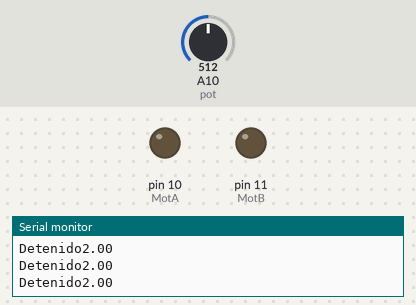
Simulated run of this sketch. Board: Arduino Mega 2560, built with avr-gcc and run on an emulated ATmega2560. Shown: output pins drawn as LEDs (lit = HIGH), the last lines printed to the serial monitor. The inputs (shaded band) are chosen by the test bench; at power-on: A10 (pot) = 512.

Above: at 1.2 s.
1.3 s: A10 (pot) set to 596
4.3 s: A10 (pot) set to 629
At 4.9 s:
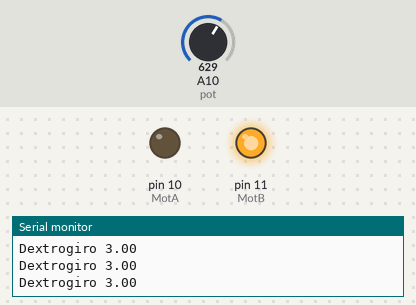
5.8 s: A10 (pot) set to 306
At 6.1 s:
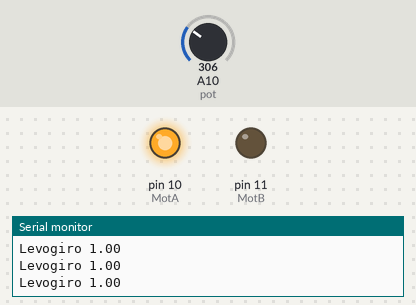
7.3 s: A10 (pot) set to 399
8.8 s: A10 (pot) set to 422
At 10.0 s:
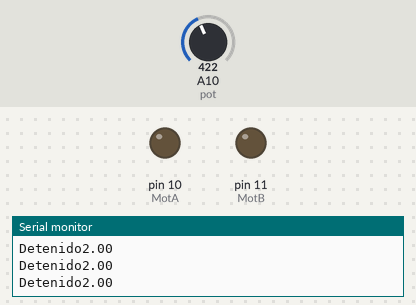
Timing chart, 0 to 11.8 s (numbered marks = the images above; inputs shaded):
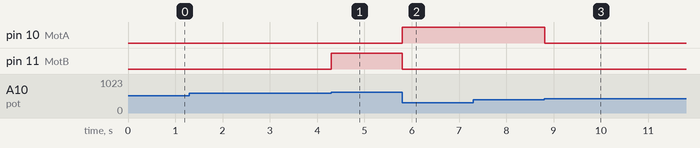

The sketch:

P5A2-ControlGiro.ino
```cpp
#include <Wire.h>
#define MotA 10
#define MotB 11
#define pot A10

float pote, potencia;

void setup() {
  pinMode(MotA,OUTPUT);
  pinMode(MotB,OUTPUT);
  Serial.begin(9600);
}

void loop() {
  pote=analogRead(pot);
  potencia = map(pote,0, 1023, 0, 5);
  if(potencia<=5 && potencia>=3){
    Dextrogiro();
    }else{
      if(potencia<3 && potencia>=2){
        Detenido();
        }else{
          Levogiro();
        }
      }
   Serial.println(potencia);
}

void Levogiro(){
  digitalWrite(MotA, HIGH);
  digitalWrite(MotB, LOW);
  Serial.print("Levogiro ");
}

void Detenido(){
  digitalWrite(MotA, LOW);
  digitalWrite(MotB, LOW);
  Serial.print("Detenido");
}

void Dextrogiro(){
  digitalWrite(MotA, LOW);
  digitalWrite(MotB, HIGH);
  Serial.print("Dextrogiro ");
}
```

Measured:
- the behaviour switches between 613 and 614 on A10 (pot) (found by bisection; images 0 and 1)
- the behaviour switches between 409 and 410 on A10 (pot) (found by bisection; images 2 and 3)
- after the input at 4.3 s, pin 11 (MotB): LOW → HIGH at once
- after the input at 5.8 s, pin 10 (MotA): LOW → HIGH at once; pin 11 (MotB): HIGH → LOW at once
- after the input at 8.8 s, pin 10 (MotA): HIGH → LOW at once
